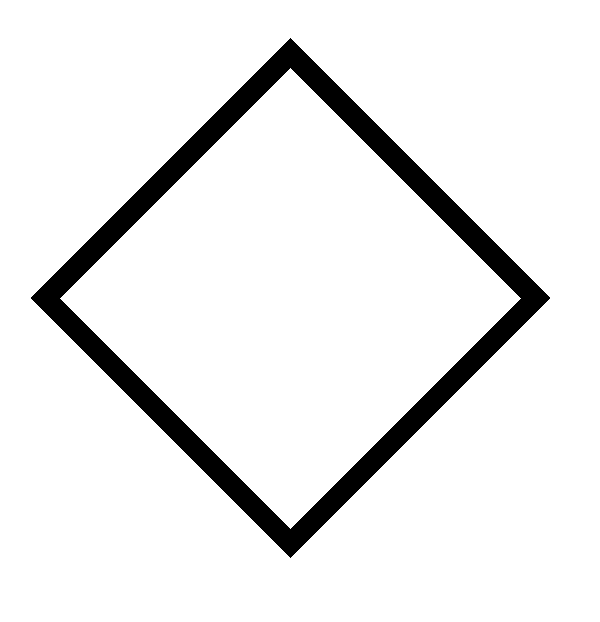
#> input picture pic/hello.jpg, 600 x 622 px
$ python 037-contours.py
#> lines starting #> are read from the running program, lines starting #| are printed output that depends on the picture; after the words box and inside, x2 and y2 are one past the last pixel; in counts of white or black regions, pixels touching at a corner belong together
import cv2
import numpy as np

# 定义画线函数
def drawShape(src,points):
    i = 0
    while i <len(points):
        if(i == len(points)-1):
            x,y = points[i][0]
            x1,y1 = points[0][0]
            cv2.line(src,(x,y),(x1,y1),(0,0,255),5)
        else:
            x,y = points[i][0]
            x1,y1 = points[i+1][0]
            cv2.line(src,(x,y),(x1,y1),(0,0,255),5)
        i = i+1

# 轮廓查找
# img = cv2.imread("./pic/outline.jpg")
# img = cv2.imread("./pic/hand.png")
img = cv2.imread("./pic/hello.jpg")
#> img is the input picture: shape (622, 600, 3); 92.2% white; 1 black region, box (x1, y1, x2, y2) and area: (31, 38, 550, 558) 28939

print(img.shape)
#| (622, 600, 3)
# 灰值化
gray = cv2.cvtColor(img,cv2.COLOR_BGR2GRAY)
#> gray: shape (622, 600); 92.2% white; 1 black region
print(gray.shape)
#| (622, 600)
# 二值化
ret,binary = cv2.threshold(gray,100,255,cv2.THRESH_BINARY)
# 轮廓查找
# contours 轮廓
# hierarchy 层级
# RETR_EXTERNAL 外层
# RETR_TREE 树
contours,hierarchy = cv2.findContours(binary,cv2.RETR_TREE,cv2.CHAIN_APPROX_SIMPLE)
#> contours = 3 contours; box (x1, y1, x2, y2) and area: (0, 0, 600, 622) 371979, (30, 37, 551, 559) 135720, (60, 68, 521, 529) 105800
print(contours)
#| [array([[[  0,   0]],
#|        [[  0, 621]],
#|        [[599, 621]],
#|        [[599,   0]]], dtype=int32), array([[[290,  37]],
#|        [[550, 297]],
#|        [[550, 298]],
#|        [[290, 558]],
#|        [[ 30, 298]],
#|        [[ 30, 297]]], dtype=int32), array([[[290,  68]],
#|        [[ 60, 298]],
#|        [[290, 528]],
#|        [[520, 298]]], dtype=int32)]
# 绘制轮廓
cv2.drawContours(img,contours,-1,(0,255,0),1)
# 轮廓面积计算
area = cv2.contourArea(contours[0])
#> area = 371979
print("area=%d"%(area))
#| area=371979
# 轮廓周长计算
lenNum = cv2.arcLength(contours[0],True)
#> lenNum = 2440
print("lenNum=%d"%(lenNum))
#| lenNum=2440

# [13 lines of commented-out code are left out]
r = cv2.minAreaRect(contours[1])
#> r = ((290, 297.5), (368.4, 368.4), -45)
box = cv2.boxPoints(r)
#> box = [[290, 558], [29.5, 297.5], [290, 37], [550.5, 297.5]]
print(box)
#| [[290.  558. ]
#|  [ 29.5 297.5]
#|  [290.   37. ]
#|  [550.5 297.5]]
box = np.int32(box)
#> box = [[290, 558], [29, 297], [290, 37], [550, 297]]
cv2.drawContours(img,[box],0,(0,0,255),2)
# 最大外接矩阵
x,y,w,h = cv2.boundingRect(contours[1])
#> x = 30; y = 37; w = 521; h = 522
cv2.rectangle(img,(x,y),(x+w,y+h),(255,0,0),2)
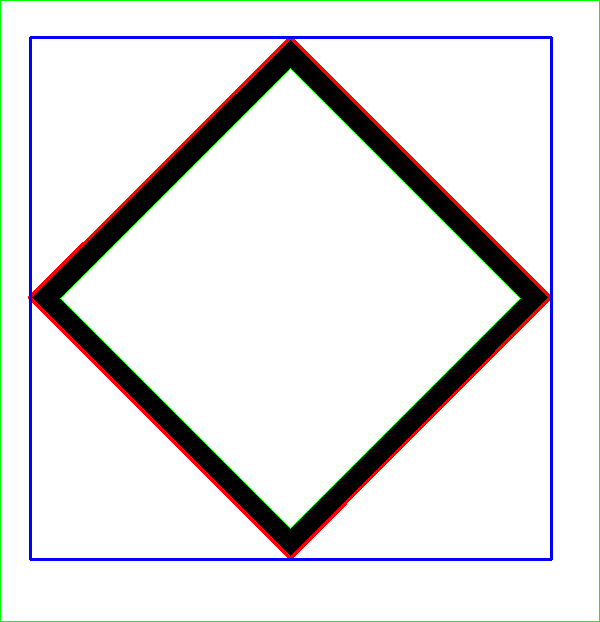
#> img: shape (622, 600, 3); mean B, G, R 230.9, 228.9, 230


print(binary.shape)
#| (622, 600)
cv2.imshow("binary",binary)
cv2.imshow("gray",gray)
cv2.imshow("img",img)
cv2.waitKey(0)
